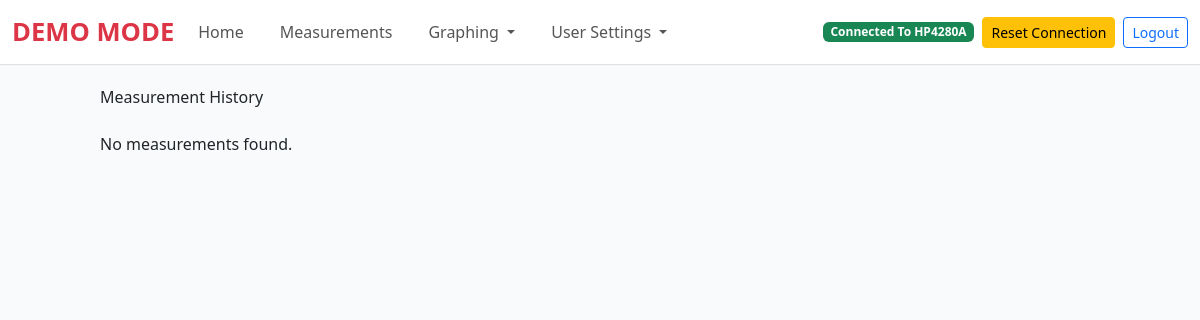
/history (signed in), run on an earlier commit of the app's database.
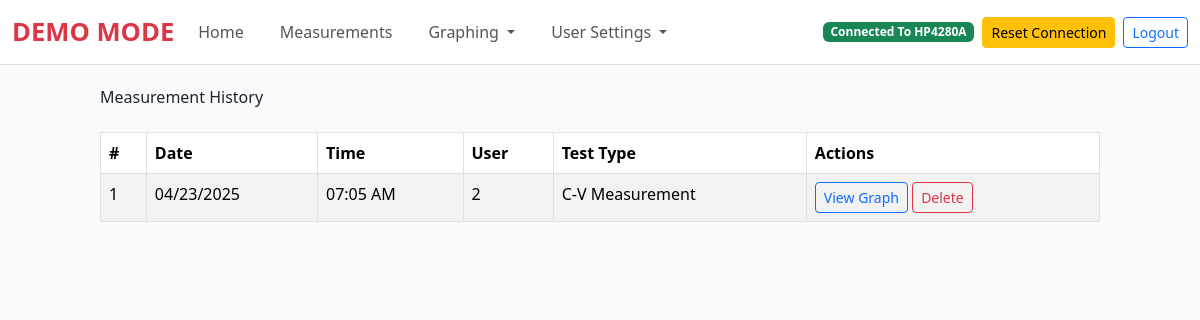
And on a later commit of the database.
### tables this page shows
CREATE TABLE measurements (
            measurement_id INTEGER PRIMARY KEY AUTOINCREMENT,
            date_recorded DATE NOT NULL,
            time_recorded TIME NOT NULL,
            user_id INTEGER NOT NULL,
            test_type TEXT NOT NULL,
            csv_file_path TEXT,
            file_path TEXT,
            FOREIGN KEY (user_id) REFERENCES users (id)
        );

### main.py (the view)
@app.route('/history', methods=["GET"])
def history():
    if 'email' not in session:
        flash("Please log in to access this page.", "error")
        return redirect(url_for("login"))
    user = get_user_by_email(session['email'])
    if not user:
        flash("User not found. Please log in again.", "error")
        return redirect(url_for("login"))
    measurements = get_measurements(user_id=user[0])  # user[0] is the user ID
    return render_template("history.html", measurements=measurements)

### database.py (called while the page is built)
def get_user_by_email(email):
    conn = sqlite3.connect(DB_path)
    cursor = conn.cursor()
    cursor.execute('''
        SELECT * FROM users WHERE email = ?
    ''', (email,))
    user = cursor.fetchone()
    conn.close()
    return user

def get_measurements(user_id=None):
    conn = sqlite3.connect(DB_path)
    cursor = conn.cursor()
    if user_id:
        cursor.execute('''
            SELECT * FROM measurements WHERE user_id = ?
        ''', (user_id,))
    else:
        cursor.execute('SELECT * FROM measurements')
    measurements = cursor.fetchall()
    conn.close()
    return measurements

### main.py (called while the page is built, shortened)
@app.template_filter('datetimeformat')
def datetimeformat(value, format='%Y-%m-%d'):
    try:
        value = datetime.datetime.strptime(value, '%Y-%m-%d %H:%M:%S')
    except ValueError:
        try:
            value = datetime.datetime.strptime(value, '%Y-%m-%d')
        except ValueError:
            try:
                value = datetime.datetime.strptime(value, '%H:%M:%S')
            except ValueError:
                return value
    return value.strftime(format)

@app.context_processor
def inject_user_info():
    if 'email' in session:
        user = get_user_by_email(session['email'])
        if user:
            return {
                'username': f"{user[1]} {user[2]}",  # First name and last name
                'user_id': user[0],  # User ID
                'email': user[3],  # Email
                'is_admin': user[5] == 1  # Check if the user is an admin (assuming `is_admin` is the 6th column)
            }

@app.context_processor
def inject_connection_status():
    if 'email' in session and session['email'] in gpib_connections:
        ctrl = gpib_connections[session['email']]
        if hasattr(ctrl, 'conn') and hasattr(ctrl.conn, 'check_connection'):
            connected = ctrl.conn.check_connection()
            return {
                'connection_status': 'success' if connected else 'failure',
                'terminal_output': ["Connected to device." if connected else "Not connected."]
            }
    return {
        'connection_status': 'failure',
        'terminal_output': ["No connection."]
    }

### simulated_visacon.py (called while the page is built)
    def check_connection(self):
        return self.connected  # Return the simulated connection state

### templates/history.html (shortened to what this page needs)
{% extends "base.html" %}
{% block content %}
<div class="container mt-4">
    <h2 class="mb-4">Measurement History</h2>
    {% if measurements %}
        <table class="table table-striped table-bordered">
            <thead>
                <tr>
                    <th>#</th>
                    <th>Date</th>
                    <th>Time</th>
                    <th>User</th>
                    <th>Test Type</th>
                    <th>Actions</th>
                </tr>
            </thead>
            <tbody>
                {% for measurement in measurements %}
                    <tr>
                        <td>{{ measurement[0] }}</td>
                        <td>{{ measurement[1] | datetimeformat('%m/%d/%Y') }}</td>
                        <td>{{ measurement[2] | datetimeformat('%I:%M %p') }}</td>
                        <td>{{ measurement[3] }}</td>
                        <td>{{ measurement[4] }}</td>
                        <td>
                            <a href="{{ url_for('view_measurement', measurement_id=measurement[0]) }}" class="btn btn-outline-primary btn-sm">View Graph</a>
                            <form action="{{ url_for('delete_measurement', measurement_id=measurement[0]) }}" method="POST" style="display:inline;">
                                <button type="submit" class="btn btn-outline-danger btn-sm" onclick="return confirm('Are you sure you want to delete this measurement?');">Delete</button>
                            </form>
                        </td>
                    </tr>
                {% endfor %}
            </tbody>
        </table>
    {% else %}
        <p>No measurements found.</p>
    {% endif %}
</div>
{% endblock %}

### templates/base.html (shortened to what this page needs)
<!DOCTYPE html>
<html>
<head>
    <link rel="stylesheet" href="https://cdnjs.cloudflare.com/ajax/libs/font-awesome/4.7.0/css/font-awesome.min.css">
    <link href="https://cdn.jsdelivr.net/npm/bootstrap@5.3.5/dist/css/bootstrap.min.css" rel="stylesheet">
    <link href="https://cdnjs.cloudflare.com/ajax/libs/tailwindcss/2.2.19/tailwind.min.css" rel="stylesheet">
</head>
<body class="bg-gray-50">
    {% if email %}
    <nav class="navbar navbar-expand-lg navbar-light">
        <div class="container-fluid">
            {% if email == "demo@example.com" %}
                <span class="navbar-brand text-danger fw-bold">DEMO MODE</span>
            {% else %}
                <a class="navbar-brand" href="/contributions">HP4280A Controller</a>
            {% endif %}
            <div class="collapse navbar-collapse" id="navbarSupportedContent">
                <ul class="navbar-nav me-auto mb-2 mb-lg-0">
                    <li class="nav-item">
                        <a class="nav-link" aria-current="page" href="/">Home</a>
                    </li>
                    <li class="nav-item">
                        <a class="nav-link" href="/configuration">Measurements</a>
                    </li>
                    <li class="nav-item dropdown">
                        <a class="nav-link dropdown-toggle" href="#" id="navbarDropdown" role="button" aria-haspopup="true" aria-expanded="false">
                          Graphing
                        </a>
                    </li>
                    <li class="nav-item dropdown">
                        <a class="nav-link dropdown-toggle" href="#" id="navbarDropdown" role="button" aria-haspopup="true" aria-expanded="false">
                            User Settings
                          </a>
                    </li>
                </ul>
            <div class="d-flex align-items-center gap-2 ms-auto">
            <span class="badge {{ 'bg-success' if connection_status == 'success' else 'bg-danger' }}">
                {{ 'Connected To HP4280A' if connection_status == 'success' else 'Disconnected To HP4280A' }}
            </span>
                <form action="{{ url_for('reset_connection') }}" method="POST" class="d-inline">
                    <button type="submit" class="btn btn-warning btn-sm">Reset Connection</button>
                </form>
                <a href="/logout" class="btn btn-outline-primary btn-sm">Logout</a>
            </div>
            </div>
        </div>
    </nav>
    {% endif %}
    <div class="container-fluid">
        {% block content %}
        {% endblock %}
    </div>
</body>
</html>

### templates/base.html (style rules this page uses)
.navbar { background-color: #fff; box-shadow: 0 1px 1px rgba(0, 0, 0, 0.1); }
.navbar .navbar-brand { font-size: 1.6rem; font-weight: 600; color: #333; transition: color 0.3s ease; }
.navbar-nav .nav-link { color: #555; font-weight: 500; margin-right: 20px; transition: color 0.3s ease; }
.navbar .navbar-brand.text-danger { color: #ff4444; }

What changed in the data, as far as the page shows it:
added measurements: measurement_id "1", date_recorded "04/23/2025", time_recorded "07:05 AM", user "2", test_type "C-V Measurement"
Also different on the page:
text no longer shown: "No measurements found."
text now shown: "# Date Time User Test Type Actions"
